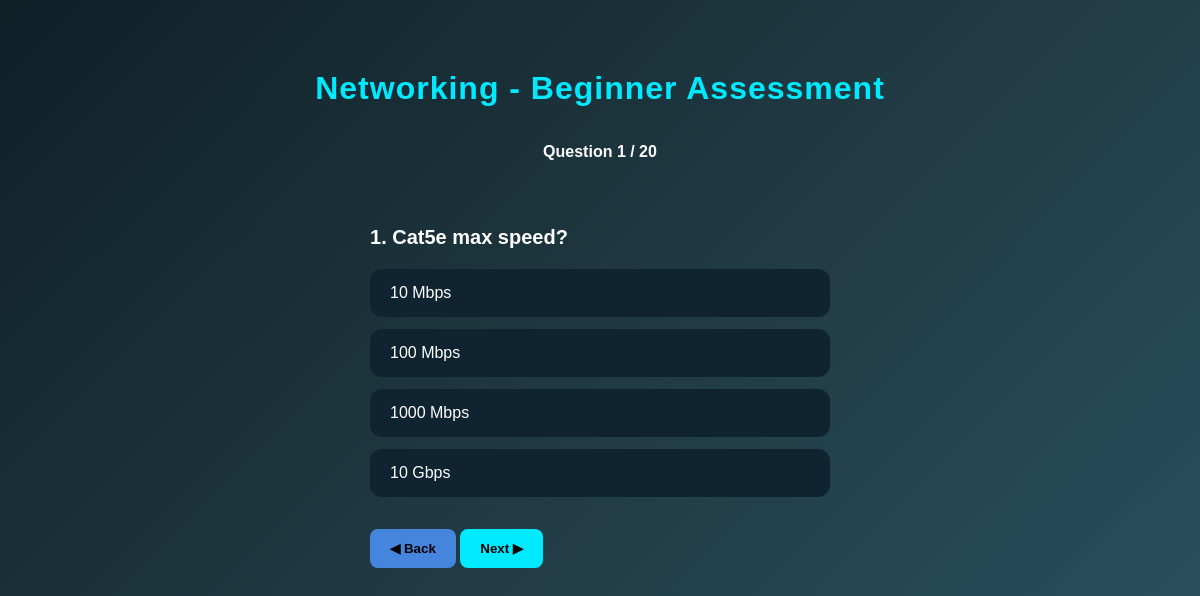
Screenshot of /assessment/quiz/Networking/Beginner with the database file from the repository.
### tables this page shows
CREATE TABLE questions(
    id INTEGER PRIMARY KEY AUTOINCREMENT,
    topic TEXT,
    level TEXT,
    question TEXT,
    option_a TEXT,
    option_b TEXT,
    option_c TEXT,
    option_d TEXT,
    answer TEXT
);

### assessment/routes.py (the view)
@assessment_bp.route("/quiz/<topic>/<level>")
def quiz(topic, level):
    conn = sqlite3.connect("assessment/cryptora.db")
    cur = conn.cursor()
    cur.execute("""
        SELECT *
        FROM questions
        WHERE topic=? AND level=?
        ORDER BY RANDOM()
        LIMIT 20
    """, (topic, level))
    questions = cur.fetchall()
    conn.close()
    return render_template(
        "assessment/quiz.html",
        topic=topic,
        level=level,
        questions=questions
    )

### templates/assessment/quiz.html (shortened to what this page needs)
<!DOCTYPE html>
<html>
<head>
</head>
<body>
<h1 class="quiz-title">{{ topic }} - {{ level }} Assessment</h2>
<p id="progress">Total Questions: {{ questions|length}}</p>
<form method="POST" action="{{ url_for('assessment.submit', topic=topic, level=level) }}">
{% for q in questions %}
<div class="question" style="display:none;">
<p><strong>{{ loop.index }}. {{ q[3] }}</strong></p>
<label class="option">
    <span class="option-text">{{ q[4] }}</span>
</label>
<label class="option">
    <span class="option-text">{{ q[5] }}</span>
</label>
<label class="option">
    <span class="option-text">{{ q[6] }}</span>
</label>
<label class="option">
    <span class="option-text">{{ q[7] }}</span>
</label>
</div>
{% endfor %}
<button type="button" onclick="prevQuestion()" id="prevBtn">
    ◀ Back
</button>
<button type="button" onclick="nextQuestion()" id="nextBtn">
Next ▶
</button>
</form>
</body>
</html>

### templates/assessment/quiz.html (style rules this page uses)
body { font-family: Arial, sans-serif; background: linear-gradient(135deg,#0f2027,#203a43,#2c5364); color:white; margin:0; min-height:100vh; display:flex; flex-direction:column; align-items:center; }
#progress { text-align:center; margin:15px 0; font-weight:bold; }
.question { margin-top:20px; }
.question p { font-size:20px; }
button { margin-top:20px; padding:12px 20px; border:none; border-radius:8px; background:#00eaff; color:black; font-weight:bold; cursor:pointer; }
.quiz-title { text-align:center; margin-top:40px; color:#00eaff; font-size:32px; letter-spacing:1px; }
.option { display:flex; align-items:center; gap:15px; background:#0f2430; padding:15px 20px; border-radius:12px; margin:12px auto; width:420px; cursor:pointer; transition:0.25s; }
.option-text { width:100%; }
.option-text { width:100%; display:block; }
#prevBtn { background:#4585de; }

### rows the page displays
questions: question "Cat5e max speed?", option_a "10 Mbps", option_b "100 Mbps", option_c "1000 Mbps", option_d "10 Gbps"

### other values shown
{{ topic }} "Networking"
{{ level }} "Beginner"
